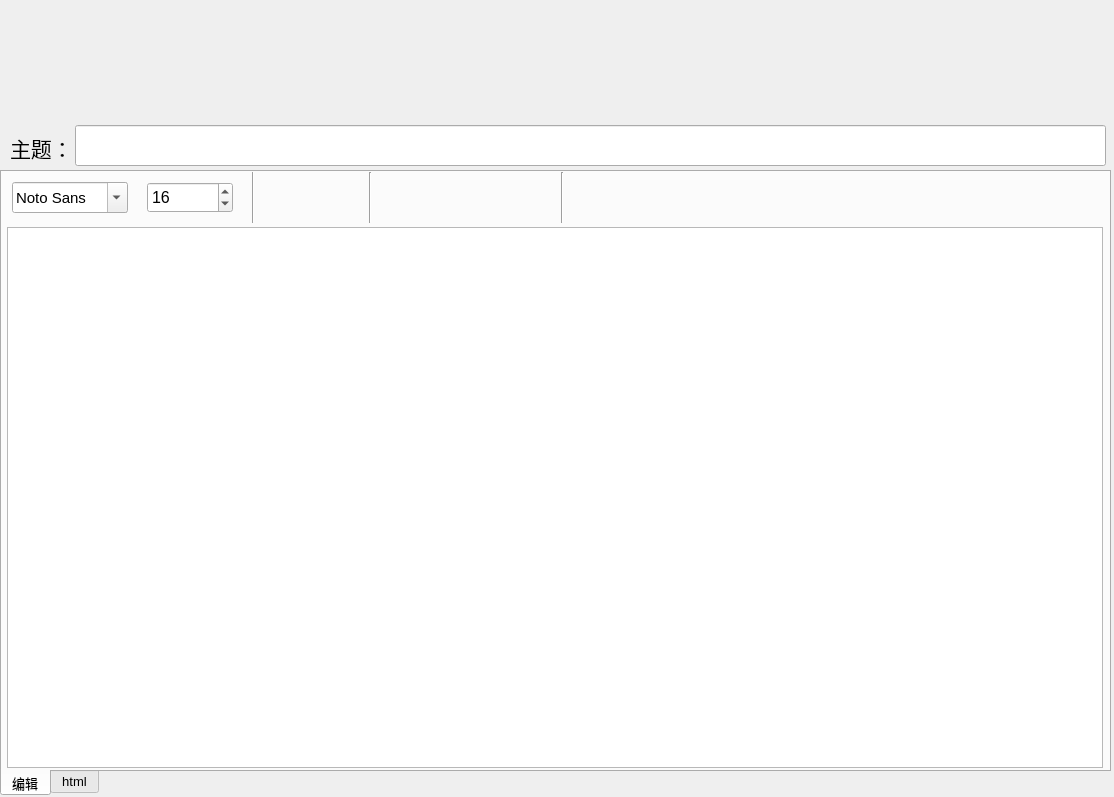
<?xml version="1.0" encoding="UTF-8"?>
<ui version="4.0">
 <class>Dialog_Editor</class>
 <widget class="QDialog" name="Dialog_Editor">
  <property name="geometry">
   <rect>
    <x>0</x>
    <y>0</y>
    <width>1114</width>
    <height>797</height>
   </rect>
  </property>
  <property name="windowTitle">
   <string>Dialog</string>
  </property>
  <widget class="QTabWidget" name="tabWidget">
   <property name="geometry">
    <rect>
     <x>0</x>
     <y>170</y>
     <width>1111</width>
     <height>626</height>
    </rect>
   </property>
   <property name="font">
    <font>
     <pointsize>10</pointsize>
    </font>
   </property>
   <property name="tabPosition">
    <enum>QTabWidget::South</enum>
   </property>
   <property name="currentIndex">
    <number>0</number>
   </property>
   <widget class="QWidget" name="tab">
    <attribute name="title">
     <string>编辑</string>
    </attribute>
    <widget class="QToolButton" name="Button_AddPic">
     <property name="geometry">
      <rect>
       <x>565</x>
       <y>0</y>
       <width>56</width>
       <height>51</height>
      </rect>
     </property>
     <property name="font">
      <font>
       <pointsize>16</pointsize>
      </font>
     </property>
     <property name="focusPolicy">
      <enum>Qt::NoFocus</enum>
     </property>
     <property name="toolTip">
      <string>插入图片</string>
     </property>
     <property name="text">
      <string/>
     </property>
     <property name="icon">
      <iconset resource="../../send1.qrc">
       <normaloff>:/r_icon/pic/r_icon/write_mail.png</normaloff>:/r_icon/pic/r_icon/write_mail.png</iconset>
     </property>
     <property name="iconSize">
      <size>
       <width>48</width>
       <height>48</height>
      </size>
     </property>
     <property name="checkable">
      <bool>false</bool>
     </property>
     <property name="checked">
      <bool>false</bool>
     </property>
     <property name="popupMode">
      <enum>QToolButton::DelayedPopup</enum>
     </property>
     <property name="autoRaise">
      <bool>true</bool>
     </property>
     <property name="arrowType">
      <enum>Qt::NoArrow</enum>
     </property>
    </widget>
    <widget class="Line" name="line">
     <property name="geometry">
      <rect>
       <x>246</x>
       <y>-5</y>
       <width>10</width>
       <height>56</height>
      </rect>
     </property>
     <property name="orientation">
      <enum>Qt::Vertical</enum>
     </property>
    </widget>
    <widget class="Line" name="line_2">
     <property name="geometry">
      <rect>
       <x>363</x>
       <y>0</y>
       <width>11</width>
       <height>51</height>
      </rect>
     </property>
     <property name="orientation">
      <enum>Qt::Vertical</enum>
     </property>
    </widget>
    <widget class="QTextEdit" name="textEdit">
     <property name="geometry">
      <rect>
       <x>5</x>
       <y>55</y>
       <width>1096</width>
       <height>541</height>
      </rect>
     </property>
     <property name="font">
      <font>
       <pointsize>16</pointsize>
      </font>
     </property>
     <property name="html">
      <string>&lt;!DOCTYPE HTML PUBLIC &quot;-//W3C//DTD HTML 4.0//EN&quot; &quot;http://www.w3.org/TR/REC-html40/strict.dtd&quot;&gt;
&lt;html&gt;&lt;head&gt;&lt;meta name=&quot;qrichtext&quot; content=&quot;1&quot; /&gt;&lt;style type=&quot;text/css&quot;&gt;
p, li { white-space: pre-wrap; }
&lt;/style&gt;&lt;/head&gt;&lt;body style=&quot; font-family:'SimSun'; font-size:16pt; font-weight:400; font-style:normal;&quot;&gt;
&lt;p style=&quot;-qt-paragraph-type:empty; margin-top:0px; margin-bottom:0px; margin-left:0px; margin-right:0px; -qt-block-indent:0; text-indent:0px;&quot;&gt;&lt;br /&gt;&lt;/p&gt;&lt;/body&gt;&lt;/html&gt;</string>
     </property>
    </widget>
    <widget class="QSpinBox" name="fontSizeBox">
     <property name="geometry">
      <rect>
       <x>145</x>
       <y>10</y>
       <width>86</width>
       <height>31</height>
      </rect>
     </property>
     <property name="font">
      <font>
       <pointsize>12</pointsize>
      </font>
     </property>
     <property name="focusPolicy">
      <enum>Qt::ClickFocus</enum>
     </property>
     <property name="minimum">
      <number>10</number>
     </property>
     <property name="maximum">
      <number>80</number>
     </property>
     <property name="value">
      <number>16</number>
     </property>
    </widget>
    <widget class="QToolButton" name="Button_U">
     <property name="geometry">
      <rect>
       <x>495</x>
       <y>0</y>
       <width>56</width>
       <height>51</height>
      </rect>
     </property>
     <property name="font">
      <font>
       <pointsize>16</pointsize>
      </font>
     </property>
     <property name="focusPolicy">
      <enum>Qt::NoFocus</enum>
     </property>
     <property name="toolTip">
      <string>下划线</string>
     </property>
     <property name="text">
      <string/>
     </property>
     <property name="icon">
      <iconset resource="../../send1.qrc">
       <normaloff>:/edit_tool/pic/tools/textunder.png</normaloff>:/edit_tool/pic/tools/textunder.png</iconset>
     </property>
     <property name="iconSize">
      <size>
       <width>32</width>
       <height>32</height>
      </size>
     </property>
     <property name="checkable">
      <bool>true</bool>
     </property>
     <property name="autoRaise">
      <bool>true</bool>
     </property>
    </widget>
    <widget class="QFontComboBox" name="fontBox">
     <property name="geometry">
      <rect>
       <x>10</x>
       <y>10</y>
       <width>116</width>
       <height>31</height>
      </rect>
     </property>
     <property name="font">
      <font>
       <pointsize>11</pointsize>
      </font>
     </property>
     <property name="focusPolicy">
      <enum>Qt::ClickFocus</enum>
     </property>
     <property name="currentFont">
      <font>
       <family>SimSun-ExtB</family>
       <pointsize>9</pointsize>
      </font>
     </property>
    </widget>
    <widget class="QToolButton" name="Button_I">
     <property name="geometry">
      <rect>
       <x>435</x>
       <y>0</y>
       <width>56</width>
       <height>51</height>
      </rect>
     </property>
     <property name="font">
      <font>
       <pointsize>16</pointsize>
      </font>
     </property>
     <property name="focusPolicy">
      <enum>Qt::NoFocus</enum>
     </property>
     <property name="toolTip">
      <string>斜体</string>
     </property>
     <property name="text">
      <string/>
     </property>
     <property name="icon">
      <iconset resource="../../send1.qrc">
       <normaloff>:/edit_tool/pic/tools/textitalic.png</normaloff>:/edit_tool/pic/tools/textitalic.png</iconset>
     </property>
     <property name="iconSize">
      <size>
       <width>32</width>
       <height>32</height>
      </size>
     </property>
     <property name="checkable">
      <bool>true</bool>
     </property>
     <property name="autoRaise">
      <bool>true</bool>
     </property>
    </widget>
    <widget class="QToolButton" name="Button_B">
     <property name="geometry">
      <rect>
       <x>375</x>
       <y>0</y>
       <width>56</width>
       <height>51</height>
      </rect>
     </property>
     <property name="font">
      <font>
       <pointsize>16</pointsize>
      </font>
     </property>
     <property name="focusPolicy">
      <enum>Qt::NoFocus</enum>
     </property>
     <property name="toolTip">
      <string>粗体</string>
     </property>
     <property name="text">
      <string/>
     </property>
     <property name="icon">
      <iconset resource="../../send1.qrc">
       <normaloff>:/edit_tool/pic/tools/textbold.png</normaloff>:/edit_tool/pic/tools/textbold.png</iconset>
     </property>
     <property name="iconSize">
      <size>
       <width>32</width>
       <height>32</height>
      </size>
     </property>
     <property name="checkable">
      <bool>true</bool>
     </property>
     <property name="checked">
      <bool>false</bool>
     </property>
     <property name="popupMode">
      <enum>QToolButton::DelayedPopup</enum>
     </property>
     <property name="autoRaise">
      <bool>true</bool>
     </property>
     <property name="arrowType">
      <enum>Qt::NoArrow</enum>
     </property>
    </widget>
    <widget class="Line" name="line_3">
     <property name="geometry">
      <rect>
       <x>555</x>
       <y>0</y>
       <width>10</width>
       <height>51</height>
      </rect>
     </property>
     <property name="orientation">
      <enum>Qt::Vertical</enum>
     </property>
    </widget>
   </widget>
   <widget class="QWidget" name="tab_2">
    <attribute name="title">
     <string>html</string>
    </attribute>
    <widget class="QPlainTextEdit" name="PlainTextEdit_Html">
     <property name="geometry">
      <rect>
       <x>5</x>
       <y>5</y>
       <width>1096</width>
       <height>591</height>
      </rect>
     </property>
     <property name="font">
      <font>
       <pointsize>12</pointsize>
      </font>
     </property>
     <property name="plainText">
      <string/>
     </property>
    </widget>
   </widget>
  </widget>
  <widget class="QLineEdit" name="lineEdit">
   <property name="geometry">
    <rect>
     <x>75</x>
     <y>125</y>
     <width>1031</width>
     <height>41</height>
    </rect>
   </property>
   <property name="font">
    <font>
     <pointsize>16</pointsize>
    </font>
   </property>
   <property name="text">
    <string/>
   </property>
   <property name="frame">
    <bool>true</bool>
   </property>
  </widget>
  <widget class="QLabel" name="label">
   <property name="geometry">
    <rect>
     <x>10</x>
     <y>130</y>
     <width>61</width>
     <height>36</height>
    </rect>
   </property>
   <property name="font">
    <font>
     <family>SimSun-ExtB</family>
     <pointsize>16</pointsize>
    </font>
   </property>
   <property name="text">
    <string>主题：</string>
   </property>
  </widget>
 </widget>
 <resources>
  <include location="../../send1.qrc"/>
 </resources>
 <connections/>
</ui>
